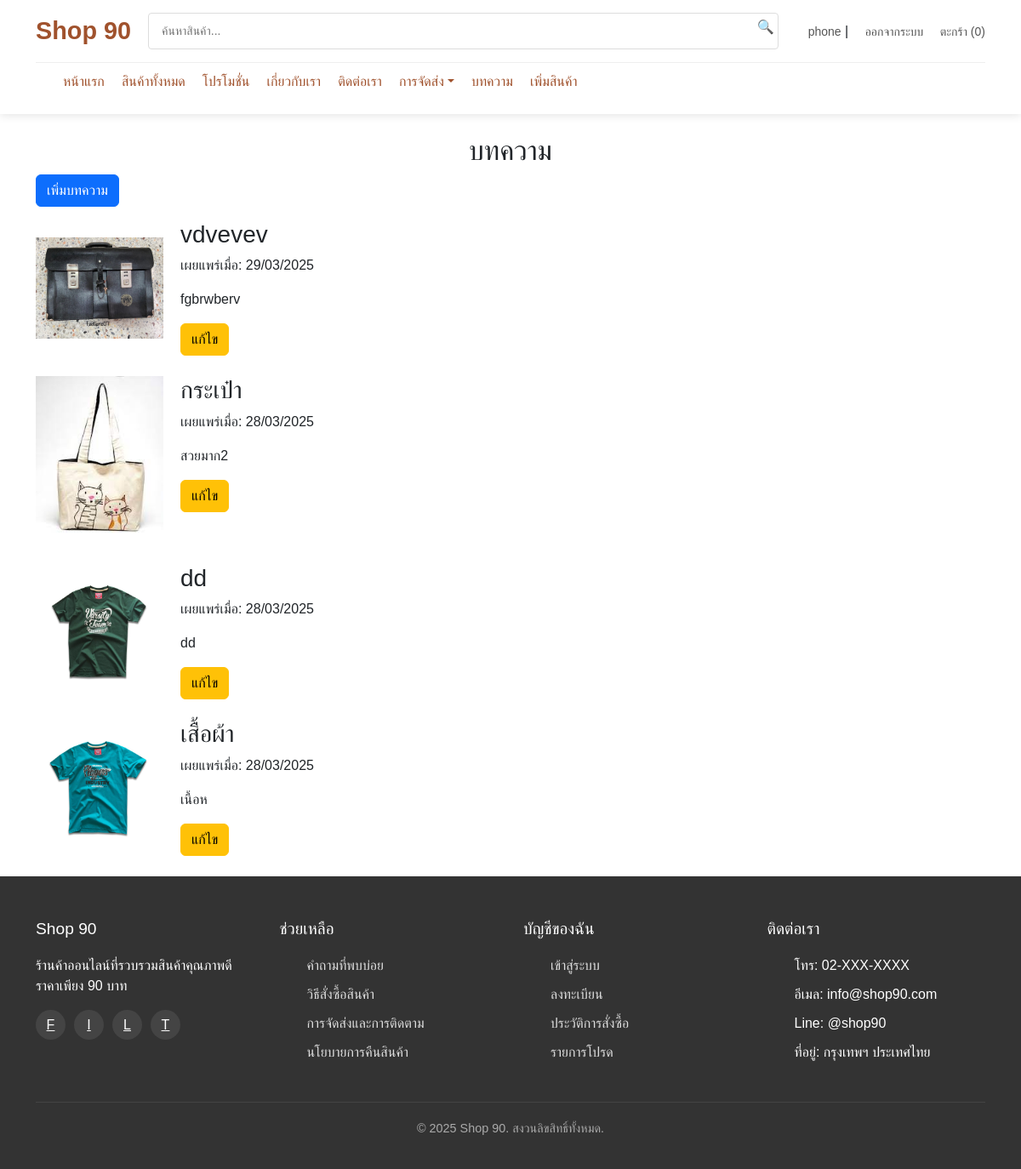
The app's page /admin/admin_articles.php (signed in), older data.
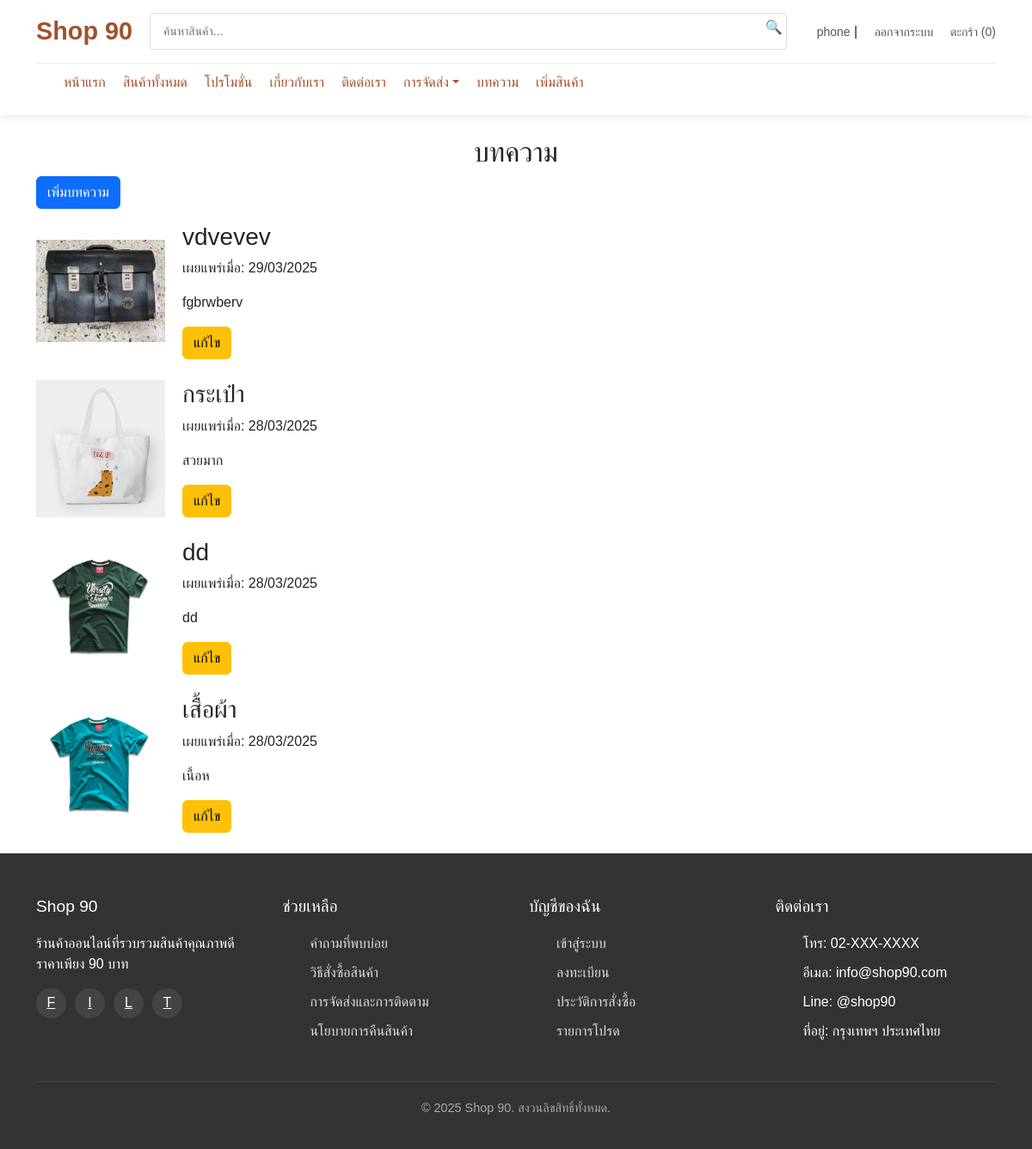
The same page, newer data.
### tables this page shows
CREATE TABLE `articles` (
  `id` int(11) NOT NULL,
  `title` varchar(255) NOT NULL,
  `content` text NOT NULL,
  `created_at` timestamp NOT NULL DEFAULT current_timestamp(),
  `updated_at` timestamp NOT NULL DEFAULT current_timestamp() ON UPDATE current_timestamp(),
  `image` varchar(255) DEFAULT NULL
);

### admin/admin_articles.php (the view, shortened to what this page needs)
<?php
include('../includes/header.php');
$isAdmin = ($_SESSION['user_type'] === 'admin');
$sql = "SELECT * FROM articles ORDER BY created_at DESC";
$result = $conn->query($sql);
?>
<!DOCTYPE html>
<html lang="th">
<head>
    <link rel="stylesheet" href="https://cdn.jsdelivr.net/npm/bootstrap@5.3.0/dist/css/bootstrap.min.css">
</head>
<body>
    <div class="container mt-4">
        <h2>บทความ</h2>
        <?php if ($isAdmin): ?>
            <button class="btn btn-primary mb-3" data-bs-toggle="modal" data-bs-target="#addArticleModal">เพิ่มบทความ</button>
        <?php endif; ?>
        <div class="article-list">
            <?php while ($row = $result->fetch_assoc()): ?>
                <div class="article d-flex mb-4">
                    <?php if ($row['image']): ?>
                        <img src="../assets/image/<?= $row['image'] ?>" alt="Article Image" class="img-fluid" style="max-width: 150px; margin-right: 20px;">
                    <?php endif; ?>
                    <div class="content">
                        <h3><?= htmlspecialchars($row['title']) ?></h3>
                        <p>เผยแพร่เมื่อ: <?= date('d/m/Y', strtotime($row['created_at'])) ?></p>
                        <p><?= nl2br(htmlspecialchars($row['content'])) ?></p>
                        <?php if ($isAdmin): ?>
                            <button class="btn btn-warning btn-edit"
                                    data-id="<?= $row['id'] ?>"
                                    data-title="<?= htmlspecialchars($row['title']) ?>"
                                    data-content="<?= htmlspecialchars($row['content']) ?>"
                                    data-image="<?= $row['image'] ?>"
                                    data-bs-toggle="modal" data-bs-target="#editArticleModal">
                                แก้ไข
                            </button>
                        <?php endif; ?>
                    </div>
                </div>
            <?php endwhile; ?>
        </div>
    </div>
</body>
</html>
<?php include('../includes/footer.php'); ?>

### includes/header.php (shortened to what this page needs)
<!DOCTYPE html>
<html lang="th">
<head>
    <link rel="stylesheet" href="../assets/css/all.css">
    <link rel="stylesheet" href="https://cdn.jsdelivr.net/npm/bootstrap@5.3.0/dist/css/bootstrap.min.css">
    <link rel="stylesheet" href="https://cdnjs.cloudflare.com/ajax/libs/font-awesome/6.4.2/css/all.min.css">
</head>
<body>
    <header>
        <div class="container">
            <div class="header-top">
                <div class="logo" onclick="window.location.href='../index.php'">
                    Shop 90
                </div>
                <div class="search-bar">
                    <form class="search-form">
                        <input type="text" placeholder="ค้นหาสินค้า..." class="search-input">
                        <button type="submit">🔍</button>
                    </form>
                </div>
                <div class="user-actions">
                    <?php if (!empty($_SESSION['user_id']) && !empty($_SESSION['username'])) : ?>
                        <a href='../page/profile.php?user_id=<?= $_SESSION['user_id'] ?>'><?= htmlspecialchars($_SESSION['username']) ?></a> |
                        <a href='../auth/logout.php'>ออกจากระบบ</a>
                    <?php else : ?>
                        <a href='../auth/login.php'>เข้าสู่ระบบ</a> | <a href='../auth/register.php'>สมัครสมาชิก</a>
                    <?php endif; ?>
                    <a href="../page/cart.php">ตะกร้า (<span class="cart-count">0</span>)</a>
                </div>
            </div>
            <nav class="nav-main">
                <ul>
                    <li><a href="../index.php">หน้าแรก</a></li>
                    <li><a href="../page/products.php">สินค้าทั้งหมด</a></li>
                    <li><a href="../page/promotions.php">โปรโมชั่น</a></li>
                    <li><a href="../page/about.php">เกี่ยวกับเรา</a></li>
                    <li><a href="../page/contact.php">ติดต่อเรา</a></li>
                    <li class="dropdown">
                        <a href="#" class="dropdown-toggle">การจัดส่ง</a>
                    </li>
                    <li><a href="../admin/admin_articles.php">บทความ</a></li>
                    <?php if (!empty($_SESSION['user_type']) && $_SESSION['user_type'] === 'admin') : ?>
                        <li><a href="../page/addProduct.php">เพิ่มสินค้า</a></li>
                    <?php endif; ?>
                </ul>
            </nav>
        </div>
    </header>
</body>
</html>

### includes/footer.php (shortened to what this page needs)
</body>
</html>
    <footer>
        <div class="container">
            <div class="footer-content">
                <div class="footer-column">
                    <h3>Shop 90</h3>
                    <p>ร้านค้าออนไลน์ที่รวบรวมสินค้าคุณภาพดีราคาเพียง 90 บาท</p>
                    <div class="social-icons">
                        <a href="#">F</a>
                        <a href="#">I</a>
                        <a href="#">L</a>
                        <a href="#">T</a>
                    </div>
                </div>
                <div class="footer-column">
                    <h3>ช่วยเหลือ</h3>
                    <ul>
                        <li><a href="../page/questions.php">คำถามที่พบบ่อย</a></li>
                        <li><a href="#">วิธีสั่งซื้อสินค้า</a></li>
                        <li><a href="#">การจัดส่งและการติดตาม</a></li>
                        <li><a href="#">นโยบายการคืนสินค้า</a></li>
                    </ul>
                </div>
                <div class="footer-column">
                    <h3>บัญชีของฉัน</h3>
                    <ul>
                        <li><a href="#">เข้าสู่ระบบ</a></li>
                        <li><a href="#">ลงทะเบียน</a></li>
                        <li><a href="#">ประวัติการสั่งซื้อ</a></li>
                        <li><a href="#">รายการโปรด</a></li>
                    </ul>
                </div>
                <div class="footer-column">
                    <h3>ติดต่อเรา</h3>
                    <ul>
                        <li>โทร: 02-XXX-XXXX</li>
                        <li>อีเมล: info@shop90.com</li>
                        <li>Line: @shop90</li>
                        <li>ที่อยู่: กรุงเทพฯ ประเทศไทย</li>
                    </ul>
                </div>
            </div>
            <div class="footer-bottom">
                <p>&copy; 2025 Shop 90. สงวนลิขสิทธิ์ทั้งหมด.</p>
            </div>
        </div>
    </footer>

### assets/css/style.css (style rules this page uses)
* { box-sizing: border-box; margin: 0; padding: 0; font-family: 'Prompt', sans-serif; }
body { background-color: #f8f9fa; color: #333; line-height: 1.6; }
.container { max-width: 1200px; margin: 0 auto; padding: 0 20px; }
img { max-width: 100%; }
.btn { padding: 12px 20px; background-color: #A0522D; color: #fff; font-size: 16px; border: none; border-radius: 4px; cursor: pointer; transition: background-color 0.3s; }
a { color: #A0522D; text-decoration: none; }
header { background-color: white; box-shadow: 0 2px 10px rgba(0,0,0,0.1); position: sticky; top: 0; z-index: 1000; }
.header-top { display: flex; justify-content: space-between; align-items: center; padding: 15px 0; border-bottom: 1px solid #eee; }
.logo { font-size: 1.8rem; font-weight: 700; color: #A0522D; cursor: pointer; }
.search-bar { flex: 1; margin: 0 20px; position: relative; }
.search-bar input { width: 100%; padding: 10px 15px; border: 1px solid #ddd; border-radius: 4px; font-size: 14px; }
.search-bar button { position: absolute; right: 5px; top: 5px; background: none; border: none; cursor: pointer; color: #777; }
.user-actions a { margin-left: 15px; font-size: 14px; color: #555; text-decoration: none; }
.nav-main { display: flex; padding: 10px 0; }
.nav-main ul { display: flex; list-style: none; }
.nav-main ul li { margin-right: 20px; }
.nav-main ul li a { font-weight: 500; transition: color 0.3s; color: #A0522D; text-decoration: none; }
footer { background-color: #333; color: white; padding: 50px 0 20px; margin-top: auto; }
.footer-content { display: grid; grid-template-columns: repeat(4, 1fr); gap: 30px; margin-bottom: 30px; }
.footer-column h3 { margin-bottom: 20px; font-size: 1.2rem; }
.footer-column ul { list-style: none; }
.footer-column ul li { margin-bottom: 10px; }
.footer-column ul li a { color: #ddd; transition: color 0.3s; text-decoration: none; }
.footer-bottom { border-top: 1px solid #444; padding-top: 20px; text-align: center; font-size: 0.9rem; color: #aaa; }
.social-icons { display: flex; margin-top: 15px; }
.social-icons a { display: inline-block; width: 35px; height: 35px; background-color: #444; color: white; border-radius: 50%; margin-right: 10px; display: flex; align-items: center; justify-content: center; transition: background-color 0.3s; }
.dropdown { position: relative; }

### assets/css/product.css (style rules this page uses)
body { font-family: 'Arial', sans-serif; margin: 0; padding: 0; background-color: #f5f5f5; }

### assets/css/about.css (style rules this page uses)
.btn-primary { background-color: #A0522D; color: #fff; padding: 12px 30px; font-size: 18px; border-radius: 8px; text-decoration: none; transition: background-color 0.3s; }

### assets/css/profile.css (style rules this page uses)
:root { --main-color: #A0522D; --text-dark: #333; --bg-light: #f5f5f5; --border-radius: 12px; --shadow-light: 0px 2px 10px rgba(0, 0, 0, 0.1); }

### assets/css/modal.css (style rules this page uses)
h2 { color: #333; text-align: center; margin-bottom: 20px; }

### assets/css/order_tracking.css (style rules this page uses)
h2 { text-align: center; color: #333; font-size: 24px; margin-bottom: 20px; }

Row changes from the older to the newer data that the page shows:
changed articles "กระเป๋า": image: a different picture; content "สวยมาก2" → "สวยมาก"
